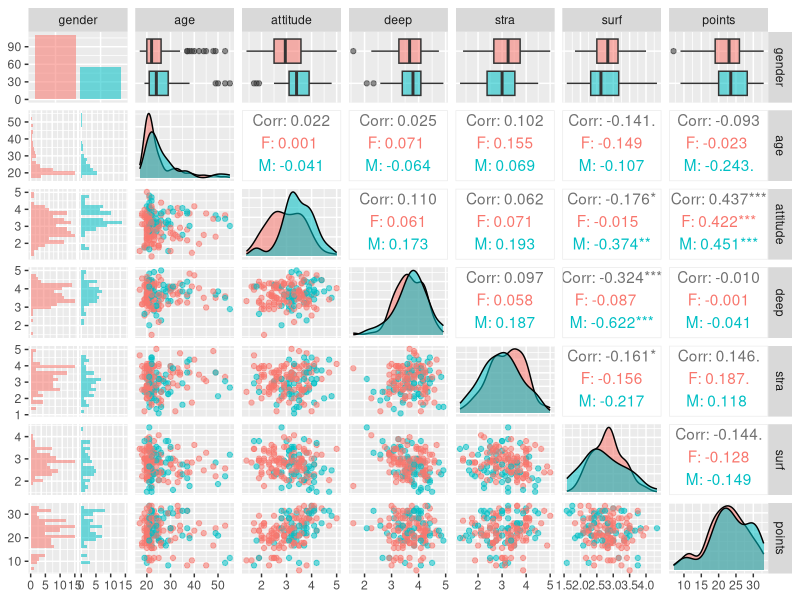
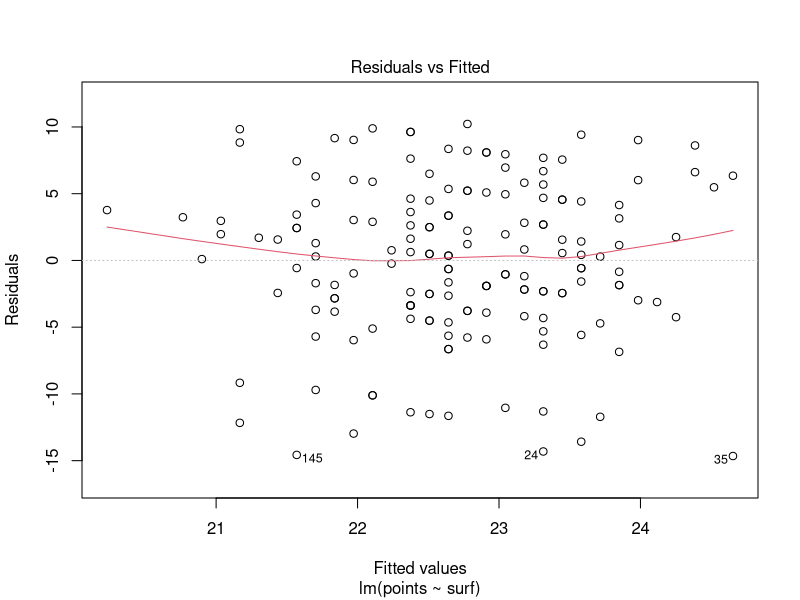
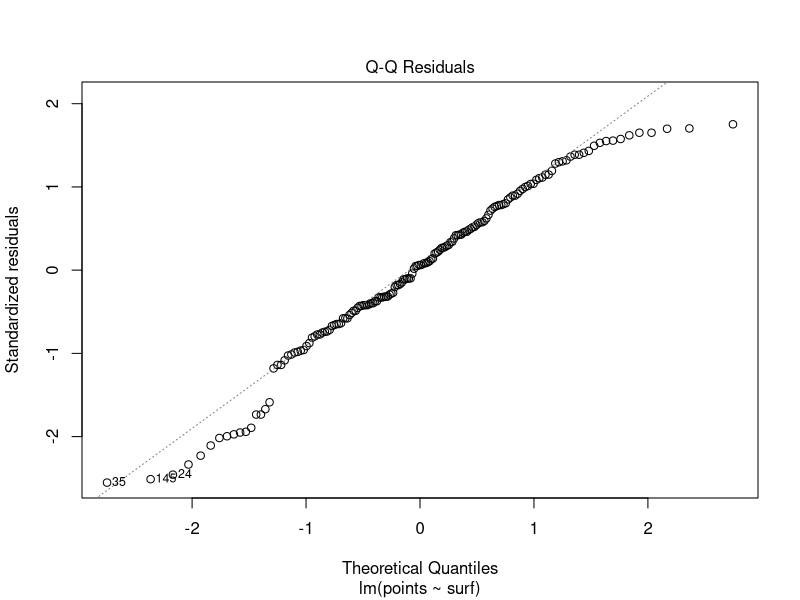
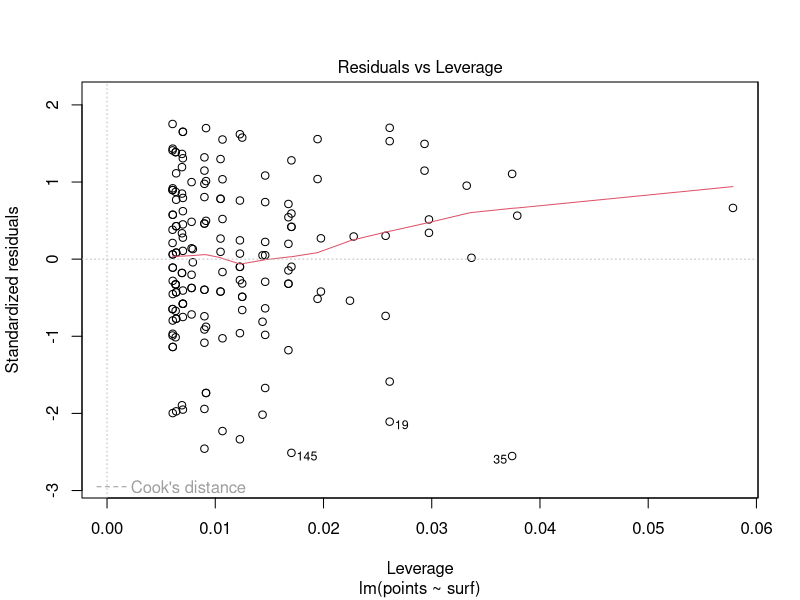

Source code (R) for these figures, in order:
## ---- chunk 1
date()
#install.packages("GGally")
library(tidyverse) 
library(GGally)
library(ggplot2)
## ---- chunk 2
learning2014 <- read_csv("data/learning2014.csv")

#Explore the structure and the dimensions of the data and describe the dataset briefly

dim(learning2014)
  #The dataset has 7 variables (columns) and 166 observations (rows)
str(learning2014)
  # The dataset has six numeric variables (age, attitude, deep, stra, surf, points) and one character/categorical variable (age).
## ---- chunk 3
ggpairs(learning2014, mapping = aes(col = gender,alpha = 0.3), lower = list(combo = wrap("facethist", bins = 20)))

# Show summaries of the variables in the data
summary(learning2014)
type_sum(learning2014)
## ---- chunk 4
#access library
library(ggplot2)

#Fit a regression model for surface and deep questions as explanatory variables and points as the outcome variable
lm1 <- lm(points ~ surf+deep+age, data = learning2014)
lm1

#Show a summary of the fitted model and comment and interpret the results. Explain and interpret the statistical test related to the model parameters. 
summary(lm1)

## ---- chunk 5
#If an explanatory variable in your model does not have a statistically significant relationship with the target variable, remove the variable from the model and fit the model again without it.
# Repeating the model without 'deep' and 'age'.
lm2 <- lm(points ~ surf, data = learning2014)
lm2
## ---- chunk 6
#Taking the summary of the new model.
summary(lm2)

## ---- chunk 7
#Residuals vs Fitted values
plot(lm2, which=c(1))

## ---- chunk 8
#Normal QQ-plot
plot(lm2, which=c(2))

## ---- chunk 9
#Residuals vs Leverage. 
plot(lm2, which=c(5))

